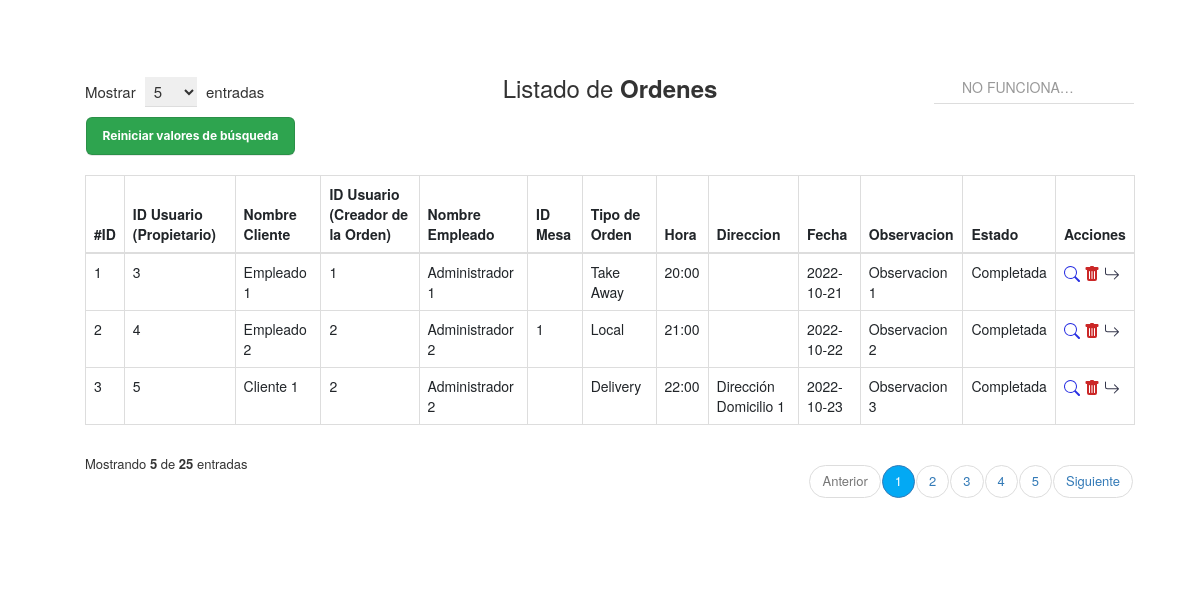
/controlador/Ordenes_controlador.php, run on the app's committed database.
### tables this page shows
CREATE TABLE `orden` (
  `id_orden` int(10) PRIMARY KEY NOT NULL AUTO_INCREMENT COMMENT 'ID de la orden',  
  `cliente_orden` int(10) NULL COMMENT 'Cliente al que le corresponde la orden',
  `empleado_orden` int(10) NULL COMMENT 'Empleado que realizó la orden',
  `mesa_orden` int(10) NULL COMMENT 'Mesa asignada a la orden',
  `tipo_orden` enum('Local','Take Away','Delivery') NULL COMMENT 'Tipo de orden',
  `hora` varchar(5) NOT NULL COMMENT 'Hora de la orden',
  `direccion` varchar(80) NULL COMMENT 'Dirección de la orden',
  `fecha` date NOT NULL COMMENT 'Fecha de la orden realizada',
  `observacion` varchar(90) NULL COMMENT 'Comentarios para el pedido',
  `estado_orden` enum('Generandose...','Pendiente','En Proceso','Completada') NOT NULL COMMENT 'Estado de la orden',
  CONSTRAINT cliente_orden FOREIGN KEY (cliente_orden) REFERENCES usuario(id_usuario),
  CONSTRAINT empleado_orden FOREIGN KEY (empleado_orden) REFERENCES usuario(id_usuario),
  CONSTRAINT mesa_orden FOREIGN KEY (mesa_orden) REFERENCES mesa(id_mesa)
);

### modelo/conexion.php (called while the page is built)
<?php
class Conectar{
    public static function conexion (){
        try{
            $host ="localhost";
            $user ="root";
            $pass="";
            $bd="proyecto_grupo2";
            $con = mysqli_connect($host,$user,$pass);
            mysqli_select_db($con,$bd);
            return $con;
        }catch(Exception $e){
    die('Error'.$e->getMessage());
    echo "La linea de error " . $e->getLine();
        }
    }
    }
?>

### modelo/Orden.php (called while the page is built, shortened)
<?php
class Orden
{
    private $con;
    private $orden;
    public function __construct()
    {
        require_once("conexion.php");
        $this->con = conectar::conexion();
    }
    public function listar_ordenes()
    {
        $sql = "SELECT *
        FROM orden ORDER BY id_orden";
        $query = mysqli_query($this->con, $sql);
        while ($filas = mysqli_fetch_array($query)) {
            $this->orden[] = $filas;
        }
        return $this->orden;
    }
}
?>

### vista/Orden_VISTA.php (the view, shortened to what this page needs)
<!DOCTYPE html>
<html lang="es">
<head>
    <link rel="stylesheet" href="assets/styles2.css">
    <link href="https://cdn.jsdelivr.net/npm/bootstrap@5.2.0/dist/css/bootstrap.min.css" rel="stylesheet">
    <link href="https://maxcdn.bootstrapcdn.com/bootstrap/3.3.7/css/bootstrap.min.css" rel="stylesheet">
</head>
<body>
    <div class="container">
        <div class="table-responsive">
            <div class="table-wrapper">
                <div class="table-title">
                    <div class="row">
                        <div class="col-xs-4">
                            <div class="show-entries">
                                <span>Mostrar</span>
                                <select>
                                    <option>5</option>
                                </select>
                                <span>entradas</span>
                            </div>
                        </div>
                        <div class="col-xs-4">
                            <h2 class="text-center">Listado de <b>Ordenes</b></h2>
                        </div>
                        <?php require_once("vista/BUSCAR_Orden_VISTA.php"); ?>
                        <table class="table table-bordered">
                            <thead>
                                <tr>
                                    <th>#ID</th>
                                    <th>ID Usuario (Propietario)</th>
                                    <th>Nombre Cliente</th>
                                    <th>ID Usuario (Creador de la Orden)</th>
                                    <th>Nombre Empleado</th>
                                    <th>ID Mesa</th>
                                    <th>Tipo de Orden</th>
                                    <th>Hora</th>
                                    <th>Direccion</th>
                                    <th>Fecha</th>
                                    <th>Observacion</th>
                                    <th>Estado</th>
                                    <th>Acciones</th>
                                </tr>
                            </thead>
                            <tbody>
                                <?php foreach ($matrizOrden as $orden) : ?>
                                    <tr>
                                        <td scope="row"><?php echo $orden['id_orden'] ?></td>
                                        <td><?php echo $orden['cliente_orden'] ?></td>
                                        <td><?php echo $_SESSION['cliente_orden'] ?></td>
                                        <td><?php echo $orden['empleado_orden'] ?></td>
                                        <td><?php echo $_SESSION['empleado_orden'] ?></td>
                                        <td><?php echo $orden['mesa_orden'] ?></td>
                                        <td><?php echo $orden['tipo_orden'] ?></td>
                                        <td><?php echo $orden['hora'] ?></td>
                                        <td><?php echo $orden['direccion'] ?></td>
                                        <td><?php echo $orden['fecha'] ?></td>
                                        <td><?php echo $orden['observacion'] ?></td>
                                        <td><?php echo $orden['estado_orden'] ?></td>
                                        <td>
                                            <a href="PAGINA_VerOrden.php?id=<?php echo $orden['id_orden'] ?>" title="Ver Orden"><img src="assets/iconos/icono-lupa.svg"></a>
                                            <a href="controlador/eliminar_Orden_controlador.php?id=<?php echo $orden['id_orden'] ?>" title="Eliminar" onclick="javascript:return asegurar();"><img src="assets/iconos/icono-papelera.svg"></a>
                                            <a href="controlador/AvanzarEstadoOrden_controlador.php?id=<?php echo $orden['id_orden'] ?>" title="Avanzar Estado"><img src="assets/iconos/icono-flecha.svg"></a>
                                        </td>
                                    </tr>
                                <?php endforeach; ?>
                            </tbody>
                        </table>
                        <div class="clearfix">
                            <div class="hint-text">Mostrando <b>5</b> de <b>25</b> entradas</div>
                            <ul class="pagination">
                                <li class="page-item disabled"><a href="#">Anterior</a></li>
                                <li class="page-item active"><a href="#" class="page-link">1</a></li>
                                <li class="page-item"><a href="#" class="page-link">2</a></li>
                                <li class="page-item"><a href="#" class="page-link">3</a></li>
                                <li class="page-item"><a href="#" class="page-link">4</a></li>
                                <li class="page-item"><a href="#" class="page-link">5</a></li>
                                <li class="page-item"><a href="#" class="page-link">Siguiente</a></li>
                            </ul>
                        </div>
</body>
</html>

### assets/styles2.css (style rules this page uses)
body { font-family: 'Roboto', sans-serif; background-repeat: no-repeat; background-size: cover; }
.table-responsive { margin: 50px 0; margin-left: 20px; }
.table-wrapper { min-width: 35em; background: #fff; padding: 20px; box-shadow: 0 1px 1px rgba(0, 0, 0, .05); }
.table-title { font-size: 15px; padding-bottom: 10px; margin: 0 0 10px; min-height: 45px; }
.table-title h2 { margin: 5px 0 0; font-size: 24px; }
.table-title select { border-color: #ddd; border-width: 0 0 1px 0; padding: 3px 10px 3px 5px; margin: 0 5px; }
.table-title .show-entries { margin-top: 7px; }
table.table tr th, table.table tr td { border-color: #e9e9e9; }
table.table td:last-child { width: fit-content; }
table.table td a { color: #a0a5b1; }
.pagination { float: right; margin: 0 0 5px; }
.pagination li a { border: none; font-size: 13px; min-width: 30px; min-height: 30px; padding: 0 10px; color: #999; margin: 0 2px; line-height: 30px; border-radius: 30px !important; text-align: center; }
.pagination li.active a { background: #03A9F4; }
.hint-text { float: left; margin-top: 10px; font-size: 13px; }

### data on the page
orden: id_orden "1", cliente_orden "3", cliente_orden "Empleado 1", empleado_orden "1", empleado_orden "Administrador 1", tipo_orden "Take Away", hora "20:00", fecha "2022-10-21", observacion "Observacion 1", estado_orden "Completada"
orden: id_orden "2", cliente_orden "4", cliente_orden "Empleado 2", empleado_orden "2", empleado_orden "Administrador 2", mesa_orden "1", tipo_orden "Local", hora "21:00", fecha "2022-10-22", observacion "Observacion 2", estado_orden "Completada"
orden: id_orden "3", cliente_orden "5", cliente_orden "Cliente 1", empleado_orden "2", empleado_orden "Administrador 2", tipo_orden "Delivery", hora "22:00", direccion "Dirección Domicilio 1", fecha "2022-10-23", observacion "Observacion 3", estado_orden "Completada"
